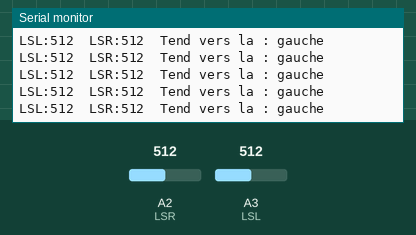
Simulated run of this sketch. Board: Arduino Uno, built with avr-gcc and run on an emulated ATmega328P. Shown: the last lines printed to the serial monitor. The test bench sets the inputs (shaded band); at power-on: A2 (LSR) = 512, A3 (LSL) = 512.

Above: at 1.2 s.
1.3 s: A2 (LSR) set to 527
At 1.34 s:
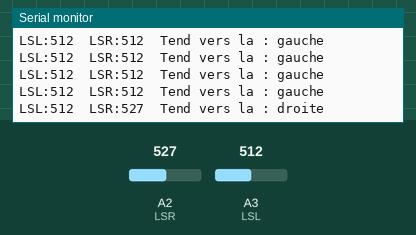
3.2 s: A3 (LSL) set to 107
At 3.21 s:
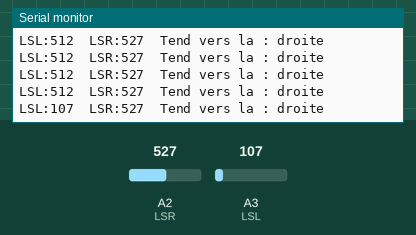
6.2 s: A3 (LSL) set to 90
At 6.21 s:
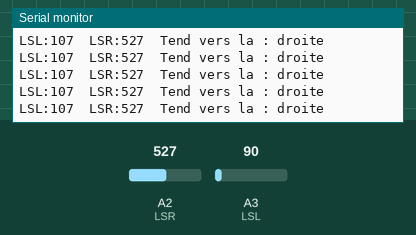
9.2 s: A2 (LSR) set to 107
At 9.21 s:
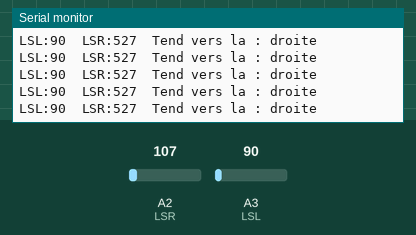
12.2 s: A2 (LSR) set to 91
At 12.2 s:
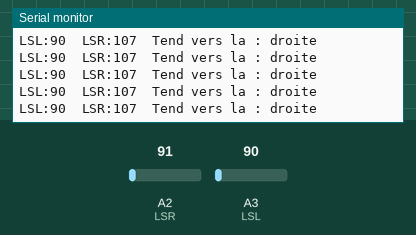
Timing chart, 0 to 15.2 s (numbered marks = the images above; inputs shaded):
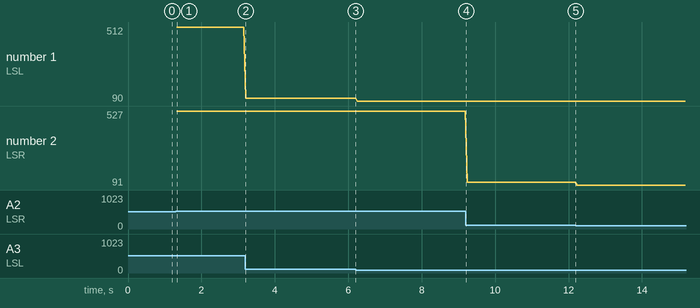

The sketch:

ranger_luminosite_tendance.ino
```cpp
// Light Sensor
#define LSL A3
#define LSR A2

void setup() {
  // put your setup code here, to run once:
  Serial.begin(9600);
  pinMode(LSL, INPUT);
  pinMode(LSR, INPUT);
}

void loop() {
  // put your main code here, to run repeatedly:
  int droite = analogRead(LSR);
  int gauche = analogRead(LSL);

  Serial.print("LSL:");
  Serial.print(gauche);
  Serial.print("\tLSR:");
  Serial.print(droite);
  Serial.print("\tTend vers la : ");
  Serial.println(droite - gauche > 0 ? "droite" : "gauche");

  delay(50);
}
```

Measured:
- the behaviour switches between 512 and 513 on A2 (LSR) (found by bisection; images 0 and 1)
- after the input at 1.3 s, the serial monitor: prints a new line at once (image 1)
- after the input at 3.2 s, the serial monitor: prints a new line at once (image 2)
- plotted number 1: 512 → 107 after the input at 3.2 s, 107 → 90 after the input at 6.2 s
- plotted number 2: 527 → 107 after the input at 9.2 s, 107 → 91 after the input at 12.2 s
